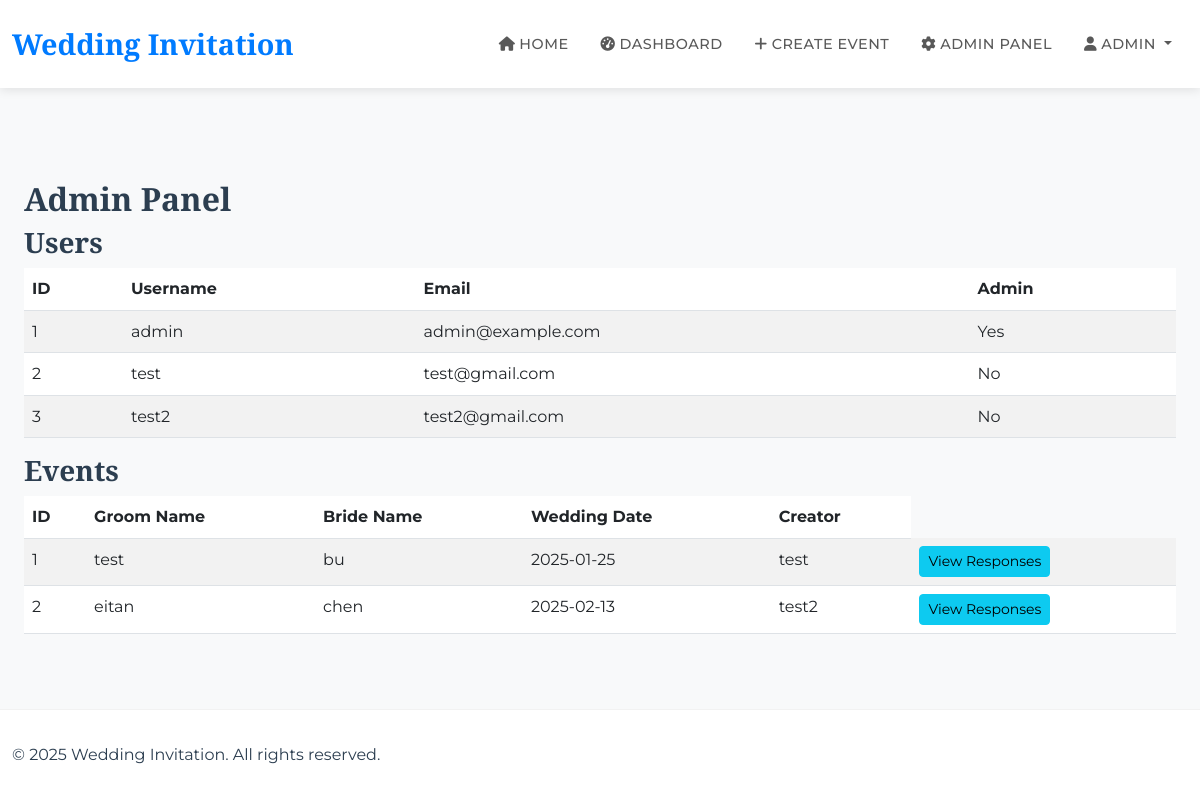
The page /admin (signed in) on the database its author committed.
### app/models.py (models this page shows, shortened)
class User(UserMixin, db.Model):  # Inherit from UserMixin
    id = db.Column(db.Integer, primary_key=True)
    username = db.Column(db.String(64), index=True, unique=True)
    email = db.Column(db.String(120), index=True, unique=True)
    password_hash = db.Column(db.String(128))
    events = db.relationship('Event', backref='creator', lazy='dynamic')
    is_admin = db.Column(db.Boolean, default=False)
    is_active = db.Column(db.Boolean, default=True)  # Add is_active (important!)

class Event(db.Model):
    id = db.Column(db.Integer, primary_key=True)
    link = db.Column(db.String(9), unique=True, nullable=False)
    language = db.Column(db.String(10), default='he')
    groom_name = db.Column(db.String(100))
    groom_father_name = db.Column(db.String(100))
    groom_mother_name = db.Column(db.String(100))
    groom_last_name = db.Column(db.String(100))
    bride_name = db.Column(db.String(100))
    bride_father_name = db.Column(db.String(100))
    bride_mother_name = db.Column(db.String(100))
    bride_last_name = db.Column(db.String(100))
    wedding_date = db.Column(db.Date)  # Ensure this is a Date field
    reception_time = db.Column(db.String(10))  # Store as string (e.g., '14:30')
    wedding_time = db.Column(db.String(10))  # Store as string (e.g., '16:00')
    hebrew_wedding_date = db.Column(db.String(50))
    invitation_image = db.Column(db.String(200))
    hall_name = db.Column(db.String(200))
    address = db.Column(db.String(200))
    waze_link = db.Column(db.String(200))
    template = db.Column(db.String(50))
    user_id = db.Column(db.Integer, db.ForeignKey('user.id'))
    responses = db.relationship('Response', backref='event', lazy='dynamic')

### app/routes.py (the view)
@bp.route('/admin')
@login_required
def admin():
    if not current_user.is_admin:
        flash('You do not have permission to access the admin panel.', 'error')
        return redirect(url_for('main.dashboard'))
    users = User.query.all()
    events = Event.query.all()
    return render_template('admin.html', users=users, events=events)

### app/__init__.py (called while the page is built)
def create_app():
    app = Flask(__name__)
    app.config.from_object('config.Config')
    db.init_app(app)
    migrate.init_app(app, db)
    login_manager = LoginManager()  # Initialize Flask-Login
    login_manager.init_app(app)
    login_manager.login_view = 'main.login'  # Set the login view (important!)
    from app.models import User  # Import your User model (important!)
    @login_manager.user_loader
    def load_user(user_id):
        return User.query.get(int(user_id))  # Convert user_id to int (important!)
    @app.context_processor
    def inject_user():
        return dict(current_user=current_user)  # This is what makes current_user available
    from app.routes import bp
    app.register_blueprint(bp)
    return app

### app/templates/admin.html
{% extends "base.html" %}
{% block content %}
<div class="container mt-5">
    <h2>Admin Panel</h2>
    <h3>Users</h3>
    <table class="table table-striped">
        <thead>
            <tr>
                <th>ID</th>
                <th>Username</th>
                <th>Email</th>
                <th>Admin</th>
            </tr>
        </thead>
        <tbody>
            {% for user in users %}
                <tr>
                    <td>{{ user.id }}</td>
                    <td>{{ user.username }}</td>
                    <td>{{ user.email }}</td>
                    <td>{{ 'Yes' if user.is_admin else 'No' }}</td>
                </tr>
            {% endfor %}
        </tbody>
    </table>
    <h3>Events</h3>
    <table class="table table-striped">
        <thead>
            <tr>
                <th>ID</th>
                <th>Groom Name</th>
                <th>Bride Name</th>
                <th>Wedding Date</th>
                <th>Creator</th>
            </tr>
        </thead>
        <tbody>
            {% for event in events %}
                <tr>
                    <td>{{ event.id }}</td>
                    <td>{{ event.groom_name }}</td>
                    <td>{{ event.bride_name }}</td>
                    <td>{{ event.wedding_date.strftime('%Y-%m-%d') }}</td>
                    <td>{{ event.creator.username }}</td>
                    <td>
                        <a href="{{ url_for('main.admin_event_responses', event_id=event.id) }}" class="btn btn-info btn-sm">View Responses</a>
                    </td>
                </tr>
            {% endfor %}
        </tbody>
    </table>
</div>
{% endblock %}

### app/templates/base.html (shortened to what this page needs)
<!DOCTYPE html>
<html lang="en" dir="ltr">
  <head>
    <link
      href="https://cdn.jsdelivr.net/npm/bootstrap@5.3.0/dist/css/bootstrap.min.css"
      rel="stylesheet"
    />
    <link
      rel="stylesheet"
      href="https://cdnjs.cloudflare.com/ajax/libs/font-awesome/6.0.0/css/all.min.css"
    />
    <link
      rel="stylesheet"
      href="{{ url_for('static', filename='css/styles.css') }}"
    />
  </head>
  <body class="d-flex flex-column min-vh-100">
    <nav class="navbar navbar-expand-lg">
      <div class="container-fluid">
        <a class="navbar-brand" href="{{ url_for('main.home') }}"
          >Wedding Invitation</a
        >
        <div
          class="collapse navbar-collapse justify-content-end"
          id="navbarNav"
        >
          <ul class="navbar-nav">
            <li class="nav-item">
              <a class="nav-link" href="{{ url_for('main.home') }}">
                <i class="fas fa-home me-1"></i>Home
              </a>
            </li>
            {% if current_user.is_authenticated %}
            <li class="nav-item">
              <a class="nav-link" href="{{ url_for('main.dashboard') }}">
                <i class="fas fa-tachometer-alt me-1"></i>Dashboard
              </a>
            </li>
            <li class="nav-item">
              <a class="nav-link" href="{{ url_for('main.create_event') }}">
                <i class="fas fa-plus me-1"></i>Create Event
              </a>
            </li>
            {% if current_user.is_admin %}
            <li class="nav-item">
              <a class="nav-link" href="{{ url_for('main.admin') }}">
                <i class="fas fa-cog me-1"></i>Admin Panel
              </a>
            </li>
            {% endif %}
            <li class="nav-item dropdown">
              <a
                class="nav-link dropdown-toggle"
                href="#"
                id="navbarDropdown"
                role="button"
                data-bs-toggle="dropdown"
                aria-expanded="false"
              >
                <i class="fas fa-user me-1"></i>{{ current_user.username }}
              </a>
            </li>
            {% endif %}
          </ul>
        </div>
      </div>
    </nav>
    <div class="container mt-4 flex-grow-1">
      {% block content %}{% endblock %}
    </div>
    <footer class="footer mt-auto">
      <div class="container">
        <p class="m-0">&copy; 2025 Wedding Invitation. All rights reserved.</p>
      </div>
    </footer>
  </body>
</html>

### app/static/css/styles.css (style rules this page uses)
body { font-family: Arial, sans-serif; }
.navbar { margin-bottom: 20px; }
.container { max-width: 1200px; margin: 0 auto; }

### app/templates/base.html (style rules this page uses)
:root { --primary-color: #007bff; --primary-dark: #0056b3; --text-color: #2c3e50; --light-bg: #f8f9fa; }
body { font-family: "Montserrat", sans-serif; color: var(--text-color); background-color: var(--light-bg); line-height: 1.6; }
h1, h2, h3, h4, h5, h6 { font-family: "Cormorant Garamond", serif; font-weight: 600; }
.navbar { background-color: rgba(255, 255, 255, 0.95); backdrop-filter: blur(10px); box-shadow: 0 2px 10px rgba(0, 0, 0, 0.1); padding: 1rem 0; }
.navbar-brand { font-family: "Cormorant Garamond", serif; font-size: 1.8rem; font-weight: 700; color: var(--primary-color) !important; }
.nav-link { font-weight: 500; text-transform: uppercase; letter-spacing: 0.5px; font-size: 0.9rem; padding: 0.5rem 1rem !important; transition: all 0.3s ease; }
.footer { background-color: #fff; border-top: 1px solid rgba(0, 0, 0, 0.05); padding: 2rem 0; color: var(--text-color); }

### rows shown on the page
User: username "ADMIN", id "1", username "admin", email "admin@example.com", is_admin "Yes"
User: id "2", username "test", email "test@gmail.com", is_admin "No"
User: id "3", username "test2", email "test2@gmail.com", is_admin "No"
Event: id "1", groom_name "test", bride_name "bu", wedding_date "2025-01-25", creator.username "test"
Event: id "2", groom_name "eitan", bride_name "chen", wedding_date "2025-02-13", creator.username "test2"
